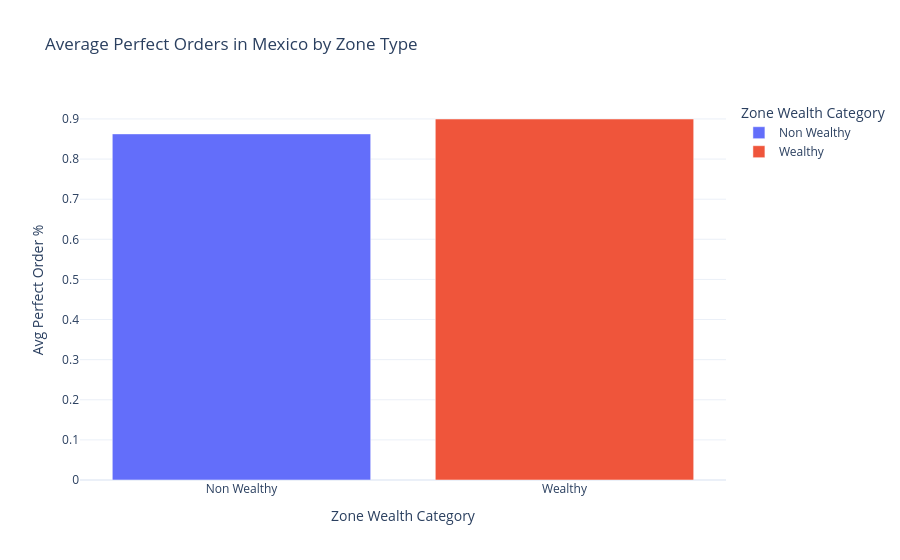

Notebook cell for this chart:
### Markdown cell above
## 2. Perfect Order Comparison: Wealthy vs Non Wealthy (Mexico)
**Question:** Compare the Perfect Order metric between Wealthy and Non Wealthy zones in Mexico.

### Code cell
mx_perfect = df[(df['METRIC'] == 'Perfect Orders') & (df['COUNTRY'] == 'MX')]
mx_comparison = mx_perfect.groupby('ZONE_TYPE')['VALUE'].mean().reset_index()

fig2 = px.bar(mx_comparison, x='ZONE_TYPE', y='VALUE', color='ZONE_TYPE',
             title="Average Perfect Orders in Mexico by Zone Type",
             labels={'VALUE': 'Avg Perfect Order %', 'ZONE_TYPE': 'Zone Wealth Category'})
fig2.show()
mx_comparison

### Figure 1 — Plotly figure (JSON) as saved in the notebook; plotly's stock layout.template omitted (floating-point values rounded to 4 significant figures)
{"data": [{"hovertemplate": "Zone Wealth Category=%{x}<br>Avg Perfect Order %=%{y}<extra></extra>", "legendgroup": "Non Wealthy", "marker": {"color": "#636efa", "pattern": {"shape": ""}}, "name": "Non Wealthy", "orientation": "v", "showlegend": true, "textposition": "auto", "type": "bar", "x": ["Non Wealthy"], "xaxis": "x", "y": [0.8628], "yaxis": "y"}, {"hovertemplate": "Zone Wealth Category=%{x}<br>Avg Perfect Order %=%{y}<extra></extra>", "legendgroup": "Wealthy", "marker": {"color": "#EF553B", "pattern": {"shape": ""}}, "name": "Wealthy", "orientation": "v", "showlegend": true, "textposition": "auto", "type": "bar", "x": ["Wealthy"], "xaxis": "x", "y": [0.8999], "yaxis": "y"}], "layout": {"barmode": "relative", "legend": {"title": {"text": "Zone Wealth Category"}, "tracegroupgap": 0}, "title": {"text": "Average Perfect Orders in Mexico by Zone Type"}, "xaxis": {"anchor": "y", "categoryarray": ["Non Wealthy", "Wealthy"], "categoryorder": "array", "domain": [0, 1], "title": {"text": "Zone Wealth Category"}}, "yaxis": {"anchor": "x", "domain": [0, 1], "title": {"text": "Avg Perfect Order %"}}}}
